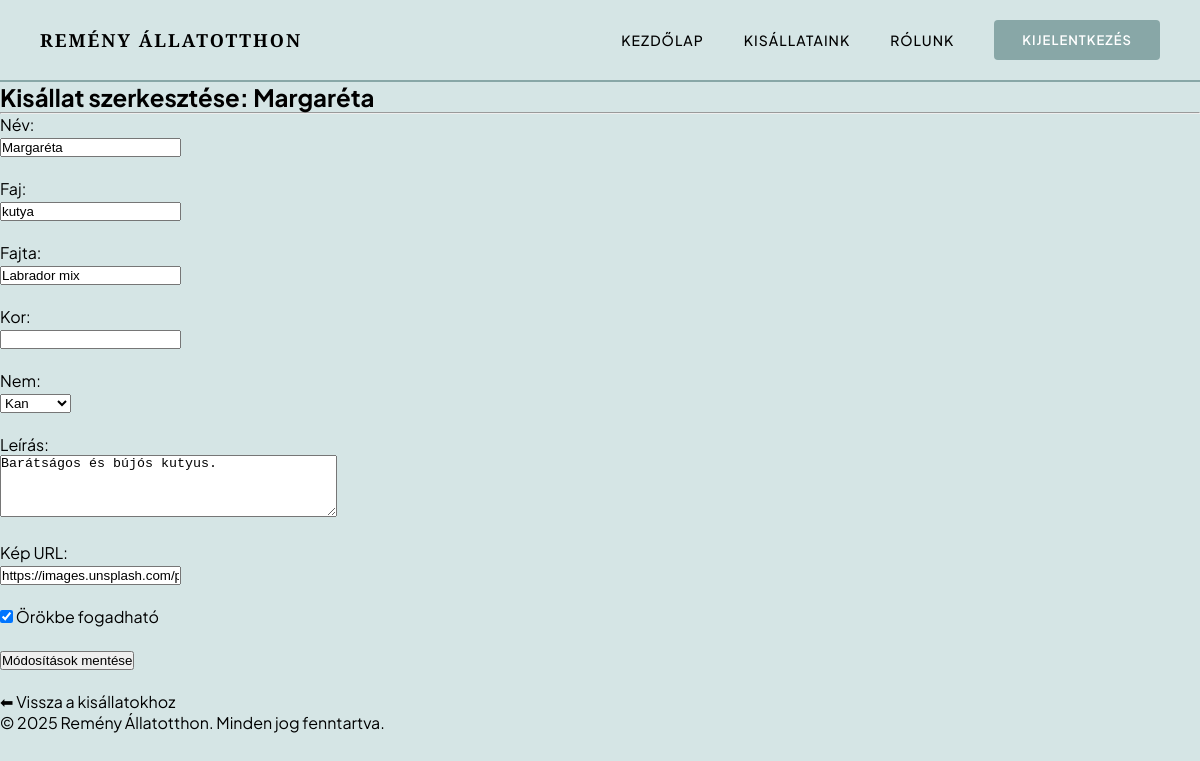
The page /animals/edit/2 (signed in) on the database as committed earlier.
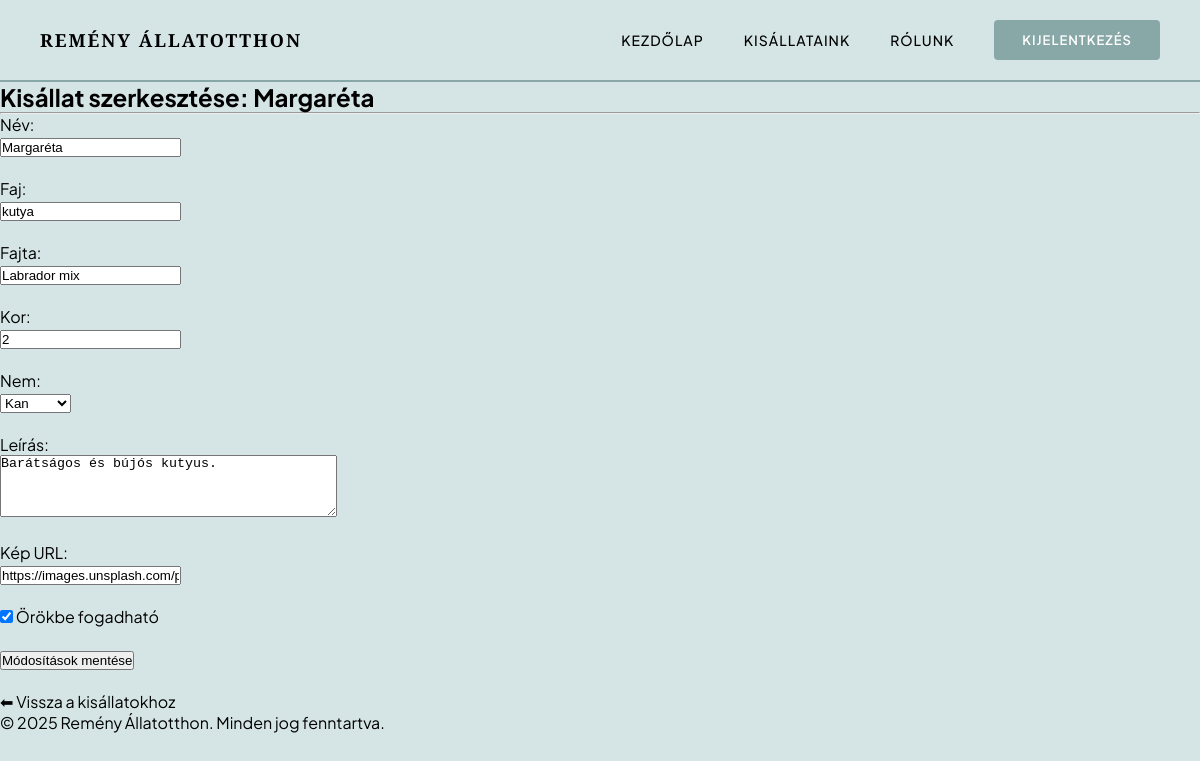
The same page on the database as committed later.
### models.py (models this page shows)
class Animal(db.Model):
    __tablename__ = 'animals'
    id = db.Column(db.Integer, primary_key=True)
    name = db.Column(db.String(100))
    species = db.Column(db.String(50))
    breed = db.Column(db.String(50))
    age = db.Column(db.Integer)
    gender = db.Column(db.Enum('hím', 'kan', 'nőstény', 'szuka', name='gender_enum'))
    description = db.Column(db.String(500))
    image_url = db.Column(db.String(200))
    available = db.Column(db.Boolean, default=True)
    created_at = db.Column(db.DateTime, default=datetime.utcnow)
    medical_records = db.relationship('MedicalRecord', backref='animal', lazy=True)
    gallery = db.relationship('Gallery', backref='animal', lazy=True)
    adoptions = db.relationship('Adoption', backref='animal', lazy=True)

### app.py (the view, shortened to what this page needs)
@app.route('/animals/edit/<int:animal_id>', methods=['GET', 'POST'])
@login_required
@roles_required('admin', 'staff')
def edit_animal(animal_id):
    animal = Animal.query.get_or_404(animal_id)
    return render_template('edit_animal.html', animal=animal)

### app.py (called while the page is built)
def roles_required(*roles):
    def wrapper(func):
        @wraps(func)
        def decorated_func(*args, **kwargs):
            if not current_user.is_authenticated:
                flash("Jelentkezz be a továbbiakhoz.", "warning")
                return redirect(url_for('login'))
            if not current_user.role or current_user.role not in roles:
                flash("Nincs jogosultságod ehhez.", "warning")
                return redirect(url_for('index'))
            return func(*args, **kwargs)
        return decorated_func
    return wrapper

@login_manager.user_loader
def load_user(user_id):
    return User.query.get(int(user_id))

@app.context_processor
def inject_shelter_info():
    shelter_info = ShelterInfo.query.first()
    return dict(shelter_info=shelter_info)

### templates/edit_animal.html (shortened to what this page needs)
{% extends 'main_page.html' %}
{% block content %}
<h2>Kisállat szerkesztése: {{ animal.name }}</h2>
<hr>
<form method="POST" action="{{ url_for('edit_animal', animal_id=animal.id) }}">
    <label>Név:</label><br>
    <input type="text" name="name" value="{{ animal.name }}" required><br><br>
    <label>Faj:</label><br>
    <input type="text" name="species" value="{{ animal.species }}" required><br><br>
    <label>Fajta:</label><br>
    <input type="text" name="breed" value="{{ animal.breed or '' }}"><br><br>
    <label>Kor:</label><br>
    <input type="number" name="age" value="{{ animal.age or '' }}" min="0"><br><br>
    <label>Nem:</label><br>
    <select name="gender" required>
        <option value="kan" {% if animal.gender == 'kan' %}selected{% endif %}>Kan</option>
    </select><br><br>
    <label>Leírás:</label><br>
    <textarea name="description" rows="4" cols="40">{{ animal.description or '' }}</textarea><br><br>
    <label>Kép URL:</label><br>
    <input type="text" name="image_url" value="{{ animal.image_url or '' }}"><br><br>
    <label>
        <input type="checkbox" name="available" {% if animal.available %}checked{% endif %}>
        Örökbe fogadható
    </label><br><br>
    <button type="submit">Módosítások mentése</button>
</form>
<br>
<a href="{{ url_for('list_animals') }}">⬅ Vissza a kisállatokhoz</a>
{% endblock %}

### templates/main_page.html (shortened to what this page needs)
{% extends 'base.html' %}

### templates/base.html (shortened to what this page needs)
<!doctype html>
<html>
  <head>
    <link rel="stylesheet" href="{{ url_for('static', filename='style.css') }}">
  </head>
  <body>
    <header class="header">
        <div class="header__logo">REMÉNY ÁLLATOTTHON</div>
        <nav class="header__nav">
            <a href="/" class="header__nav-link {% if request.endpoint == 'main_page' %}header__nav-link--active{% endif %}">Kezdőlap</a>
            <a href="/animals" class="header__nav-link {% if request.endpoint == 'list_animals' %}header__nav-link--active{% endif %}">Kisállataink</a>
            <a href="/about_page" class="header__nav-link {% if request.endpoint == 'about_page' %}header__nav-link--active{% endif %}">Rólunk</a>
            {% if current_user.is_authenticated %}
                <a href="{{ url_for('logout') }}" class="header__cta-btn">Kijelentkezés</a>
            {% else %}
                <a href="{{ url_for('login') }}" class="header__cta-btn">Bejelentkezés</a>
                <a href="/register" class="header__cta-btn">Regisztrálj</a>
            {% endif %}
        </nav>
    </header>
    {% block content %}{% endblock %}
    {% block footer %}
    <footer class="footer">
        <p>&copy; 2025 Remény Állatotthon. Minden jog fenntartva.</p>
    </footer>
    {% endblock %}
  </body>
</html>

### static/style.css (style rules this page uses)
:root { --primary-color: #D5E5E5; --secondary-color: #88A7A7; --third-color: #D9AFBB; --text-color: #000000; }
* { margin: 0; padding: 0; box-sizing: border-box; scroll-behavior: smooth; }
body { background-color: var(--primary-color); font-family: "Plus Jakarta Sans", sans-serif; color: var(--text-color); }
a { text-decoration: none; color: inherit; }

### static/hero.css (style rules this page uses)
.header { background-color: var(--primary-color); padding: 20px 40px; display: flex; justify-content: space-between; align-items: center; border-bottom: 2px solid var(--secondary-color); position: sticky; top: 0; z-index: 100; }
.header__logo { font-family: "Playfair Display", serif; font-size: 18px; font-weight: 700; letter-spacing: 2px; color: var(--text-color); }
.header__nav { display: flex; gap: 40px; align-items: center; }
.header__nav-link { font-size: 14px; font-weight: 500; color: var(--text-color); transition: color 0.3s ease; text-transform: uppercase; letter-spacing: 1px; }
.header__cta-btn { background-color: var(--secondary-color); color: white; padding: 12px 28px; border: none; border-radius: 4px; font-size: 13px; font-weight: 600; cursor: pointer; transition: background-color 0.3s ease; text-transform: uppercase; letter-spacing: 1px; }

Rows that differ between the two databases and show on the page:
changed Animal "Margaréta": age (not shown) → "2"
